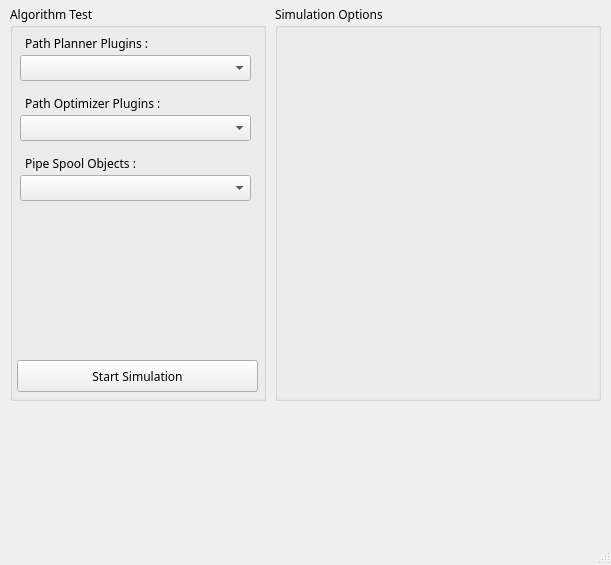
<?xml version="1.0" encoding="UTF-8"?>
<ui version="4.0">
 <author>IAE</author>
 <class>MainWindow</class>
 <widget class="QMainWindow" name="MainWindow">
  <property name="geometry">
   <rect>
    <x>0</x>
    <y>0</y>
    <width>611</width>
    <height>565</height>
   </rect>
  </property>
  <property name="font">
   <font>
    <family>NanumSquare</family>
   </font>
  </property>
  <property name="windowTitle">
   <string/>
  </property>
  <property name="windowIcon">
   <iconset theme="document-save-as">
    <normaloff>../../../../.designer/backup</normaloff>../../../../.designer/backup</iconset>
  </property>
  <property name="toolTip">
   <string/>
  </property>
  <property name="styleSheet">
   <string notr="true"/>
  </property>
  <widget class="QWidget" name="centralwidget">
   <widget class="QGroupBox" name="groupBox_2">
    <property name="geometry">
     <rect>
      <x>10</x>
      <y>5</y>
      <width>256</width>
      <height>396</height>
     </rect>
    </property>
    <property name="title">
     <string>Algorithm Test</string>
    </property>
    <widget class="QComboBox" name="cbx_plugin_pathplanner">
     <property name="geometry">
      <rect>
       <x>10</x>
       <y>50</y>
       <width>231</width>
       <height>26</height>
      </rect>
     </property>
    </widget>
    <widget class="QLabel" name="label">
     <property name="geometry">
      <rect>
       <x>15</x>
       <y>30</y>
       <width>221</width>
       <height>16</height>
      </rect>
     </property>
     <property name="text">
      <string>Path Planner Plugins :</string>
     </property>
    </widget>
    <widget class="QLabel" name="label_2">
     <property name="geometry">
      <rect>
       <x>15</x>
       <y>90</y>
       <width>221</width>
       <height>16</height>
      </rect>
     </property>
     <property name="text">
      <string>Path Optimizer Plugins :</string>
     </property>
    </widget>
    <widget class="QComboBox" name="cbx_plugin_optimizer">
     <property name="geometry">
      <rect>
       <x>10</x>
       <y>110</y>
       <width>231</width>
       <height>26</height>
      </rect>
     </property>
    </widget>
    <widget class="QLabel" name="label_3">
     <property name="geometry">
      <rect>
       <x>15</x>
       <y>150</y>
       <width>221</width>
       <height>16</height>
      </rect>
     </property>
     <property name="text">
      <string>Pipe Spool Objects :</string>
     </property>
    </widget>
    <widget class="QComboBox" name="cbx_pipe_spool">
     <property name="geometry">
      <rect>
       <x>10</x>
       <y>170</y>
       <width>231</width>
       <height>26</height>
      </rect>
     </property>
    </widget>
    <widget class="QPushButton" name="btn_start_simulation">
     <property name="geometry">
      <rect>
       <x>7</x>
       <y>355</y>
       <width>241</width>
       <height>32</height>
      </rect>
     </property>
     <property name="text">
      <string>Start Simulation</string>
     </property>
    </widget>
   </widget>
   <widget class="QGroupBox" name="groupBox">
    <property name="geometry">
     <rect>
      <x>275</x>
      <y>5</y>
      <width>326</width>
      <height>396</height>
     </rect>
    </property>
    <property name="title">
     <string>Simulation Options</string>
    </property>
   </widget>
  </widget>
  <widget class="QStatusBar" name="statusbar"/>
  <action name="actionExit">
   <property name="text">
    <string>Exit</string>
   </property>
  </action>
 </widget>
 <resources/>
 <connections/>
 <designerdata>
  <property name="gridDeltaX">
   <number>5</number>
  </property>
  <property name="gridDeltaY">
   <number>5</number>
  </property>
  <property name="gridSnapX">
   <bool>true</bool>
  </property>
  <property name="gridSnapY">
   <bool>true</bool>
  </property>
  <property name="gridVisible">
   <bool>true</bool>
  </property>
 </designerdata>
</ui>
